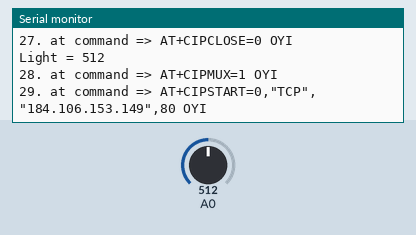
Bench run of a sketch on a simulated Arduino Uno, built with avr-gcc and run on an emulated ATmega328P. On the bench: the last lines printed to the serial monitor. The test bench sets the inputs (shaded band); at power-on: A0 = 512. The modem accepts every AT command (registered, SIM ready, sends succeed) and sends nothing else.

Above: at 1.2 s.
1.3 s: A0 set to 111
At 1.61 s:
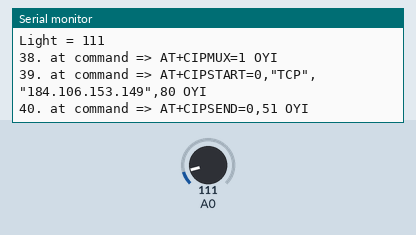
4.3 s: A0 set to 88
At 4.42 s:
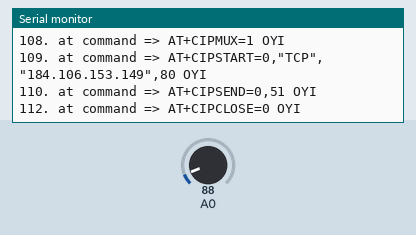
13.3 s: A0 set to 8
At 13.49 s:
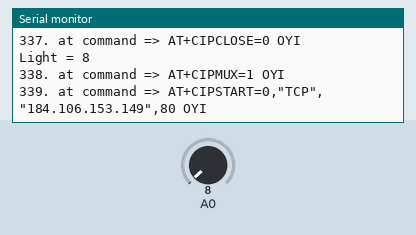
16.3 s: A0 set to 11
At 16.45 s:
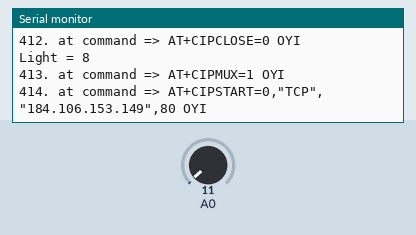
Timing chart, 0 to 19.3 s (numbered marks = the images above; inputs shaded):
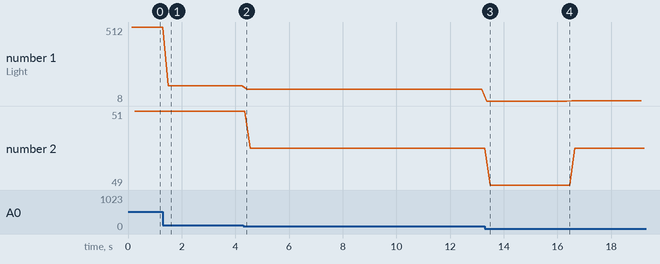

Measured:
- the behaviour switches between 100 and 99 on A0 (found by bisection; images 1 and 2)

The sketch:

LAB_3.ino
```cpp
//Importing Libraries

#include <DHT.h>
#include <DHT_U.h>
#include <LiquidCrystal_PCF8574.h>//LCD
#include <Adafruit_Sensor.h>
#include <Adafruit_BMP280.h>//Barometer
#include <SoftwareSerial.h>//Wifi
#include <Wire.h>
//Constants

#define DHTPIN 7     // what pin we're connected to
#define DHTTYPE DHT22   // DHT 22  (AM2302)


// Setted wifi name and passwrod also included write API key for ThinkSpeak.

SoftwareSerial esp8266(9,10);
String AP = "Samarkand";       // Wifi Username
String PASS = "TimurIsTheBest335580"; // Wifi Password
String API = "DH2O636ZA35XHELM";//Thingspeak API key
String HOST = "184.106.153.149";// Thingspeak host name
String PORT = "80";//Thingspeak port

String Light = "field1";
int countTrueCommand;
int countTimeCommand;
boolean found = false;
int valSensor = 1;
int light;
int pin = 8;

void setup()
{
  Serial.begin(9600);

  // When device is connected for the first time Dislpaying not gets displayed

  //wifi and thingspeak
  esp8266.begin(115200);
  sendCommand("AT",5,"OK");
  sendCommand("AT+CWMODE=1",5,"OK");
  sendCommand("AT+CWJAP=\""+ AP +"\",\""+ PASS +"\"",20,"OK");

  //Light sensor Input
  pinMode(A0,INPUT);


}
void loop()
{


  light=analogRead(A0);
  Serial.println("Light = " + String(light));


    String getData1 = "GET /update?api_key="+ API +"&"+ Light +"="+String(light);

    sendCommand("AT+CIPMUX=1",5,"OK");
    sendCommand("AT+CIPSTART=0,\"TCP\",\""+ HOST +"\","+ PORT,15,"OK");
    sendCommand("AT+CIPSEND=0," +String(getData1.length()+4),4,">");
    esp8266.println(getData1);
    countTrueCommand++;
    sendCommand("AT+CIPCLOSE=0",5,"OK");

}

//Setting up the wifi

void sendCommand(String command, int maxTime, char readReplay[])
{
  Serial.print(countTrueCommand);
  Serial.print(". at command => ");
  Serial.print(command);
  Serial.print(" ");
  while(countTimeCommand < (maxTime*1))
  {
    esp8266.println(command);//at+cipsend
    if(esp8266.find(readReplay))//ok
    {
      found = true;
      break;
      }
    countTimeCommand++;
  }

  if(found == true)
  {
    Serial.println("OYI");
    countTrueCommand++;
    countTimeCommand = 0;
  }
  if(found == false)
  {
    Serial.println("Fail");
    countTrueCommand = 0;
    countTimeCommand = 0;
  }
  found = false;
}
```
